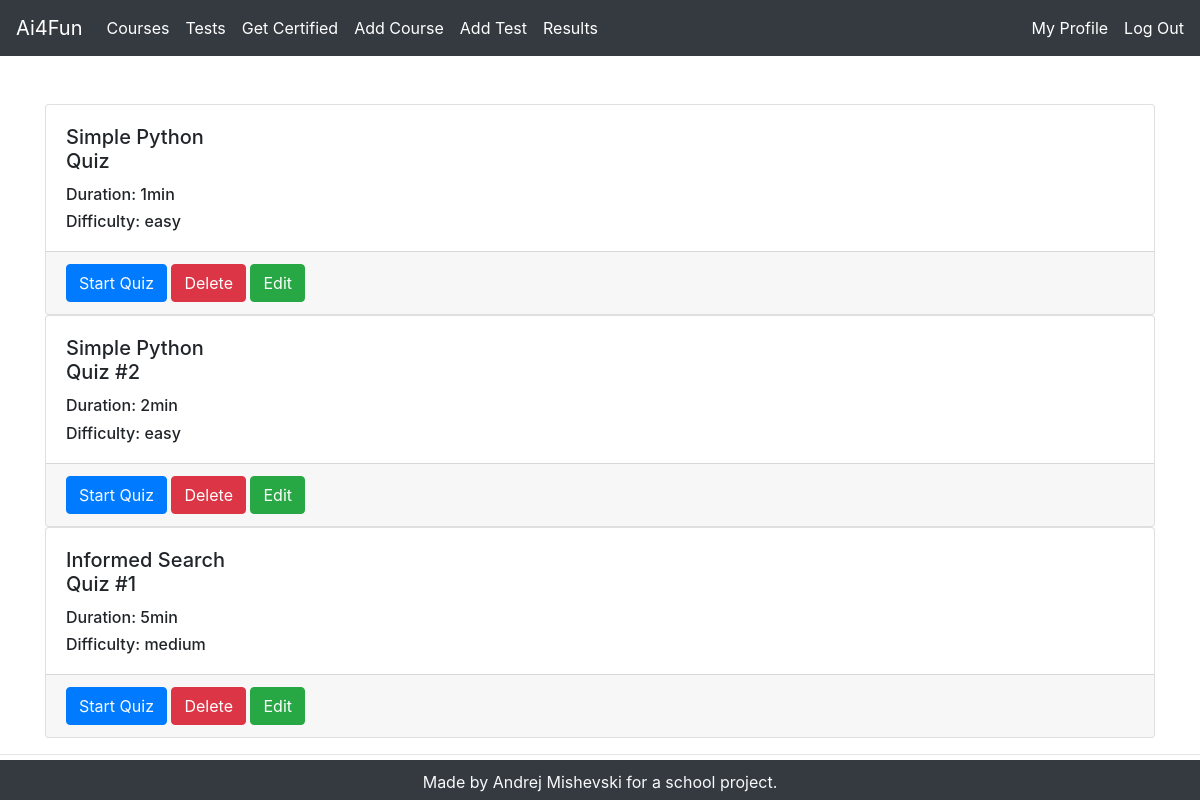
The page /tests (signed in) on the database as committed earlier.
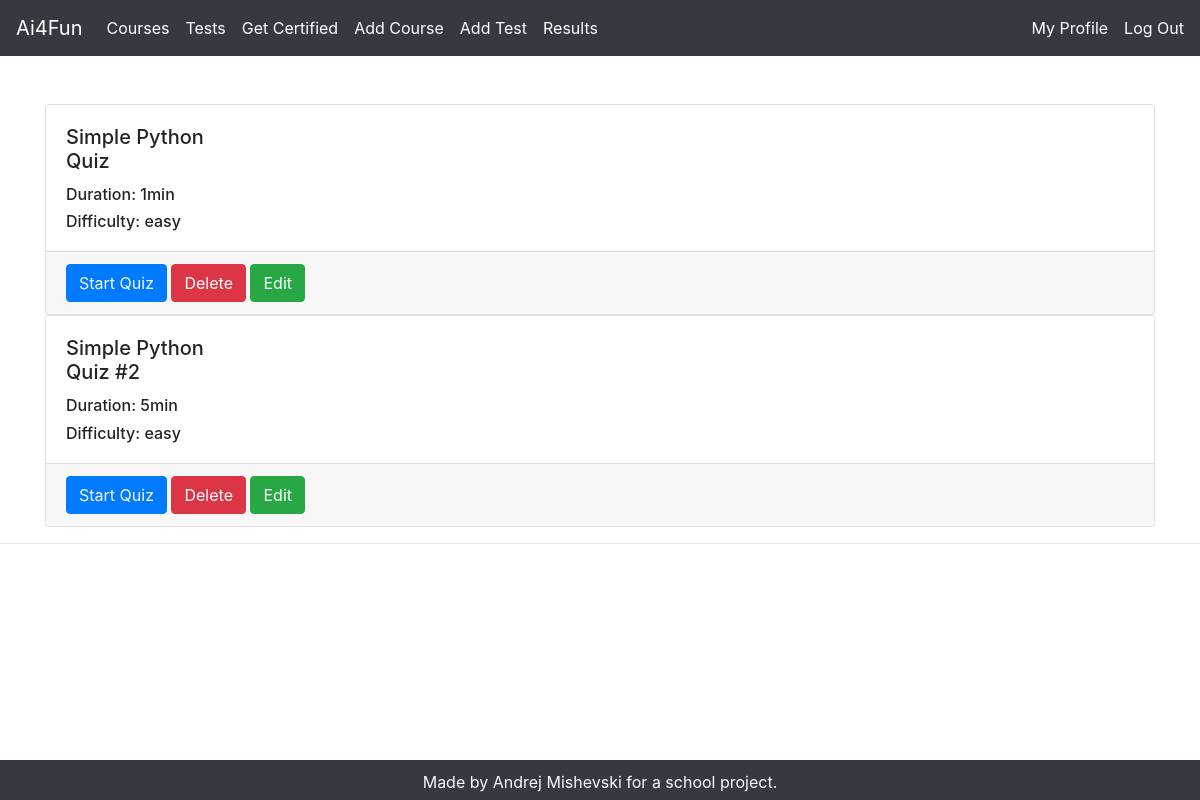
The same page on the database as committed later.
### quiz_module/models.py (models this page shows, shortened)
class Quiz(models.Model):
    name = models.CharField(max_length=120)
    topic = models.CharField(max_length=120)
    number_of_questions = models.IntegerField()
    time = models.IntegerField(help_text="duration of the quiz in minutes")
    required_score_to_pass = models.IntegerField(help_text="score in %")
    difficulty = models.CharField(max_length=6, choices=DIFF_CHOICES)
    class Meta:
        verbose_name_plural = 'Quizes'

### quiz_module/views.py (the view)
# urls.py: path('tests', tests_view, name='tests_view'),
def tests_view(request):
    if request.user.is_authenticated:
        queryset = Quiz.objects.all()
        context = {"quizes": queryset}
        return render(request, 'appPages/tests.html', context=context)
    else:
        return redirect('/signin')

### templates/appPages/tests.html (shortened to what this page needs)
{% extends "appPages/base.html" %}
{% block content %}
    <br>
  <div class="container pt-4">
      <div>
          {% for quiz in quizes %}
          <div>
              <div class="card">
                    <div class="card-body" style="width: 200px;">
                        <h5 class="card-title">{{ quiz.name }}</h5>
                        <h6 class="card-text">Duration: {{ quiz.time }}min</h6>
                        <h6 class="card-text">Difficulty: {{ quiz.difficulty }}</h6>
                     </div>
                  <div class="card-footer">
                      <button class="btn btn-primary" id="start-button">
                          <a class="text-light" href="tests/{{ quiz.pk }}/">Start Quiz</a></button>
                                             {%for group in request.user.groups.all %}
                        {% if group.name == 'Professor' %}
                    <a class="btn btn-danger" href="delete_test/{{ quiz.pk }}">Delete<span class="sr-only">(current)</span></a>
                    <a class="btn btn-success" href="edit_test/{{ quiz.pk }}">Edit<span class="sr-only">(current)</span></a>
            {% endif %}
        {% endfor %}
                  </div>
         </div>
      </div>
        {% endfor %}
      </div>
  </div>
 <hr>
{% endblock %}

### templates/appPages/base.html (shortened to what this page needs)
<!DOCTYPE html>
<html lang="en">
<head>
    <link rel="stylesheet" href="https://cdn.jsdelivr.net/npm/bootstrap@4.3.1/dist/css/bootstrap.min.css">
</head>
<body>
<nav class="navbar navbar-expand-lg navbar-light bg-dark text-white">
  <a class="navbar-brand text-white" href="/home">Ai4Fun</a>
  <div class="collapse navbar-collapse bg text-white" id="navbarSupportedContent">
    <ul class="navbar-nav mr-auto">
      <li class="nav-item active">
        <a class="nav-link text-white" href="/courses">Courses<span class="sr-only">(current)</span></a>
      </li>
      <li class="nav-item">
        <a class="nav-link text-white" href="/tests">Tests</a>
      </li>
      <li class="nav-item active">
        <a class="nav-link text-white" href="/certificate_test">Get Certified<span class="sr-only">(current)</span></a>
      </li>
    <li class="nav-item">
                {%for group in request.user.groups.all %}
            {% if group.name == 'Professor' %}
                     <a class="nav-link text-white" href="/add_course">Add Course<span class="sr-only">(current)</span></a>
            {% endif %}
        {% endfor %}
    </li>
       <li class="nav-item">
                {%for group in request.user.groups.all %}
            {% if group.name == 'Professor' %}
                     <a class="nav-link text-white" href="/add_test">Add Test<span class="sr-only">(current)</span></a>
            {% endif %}
        {% endfor %}
    </li>
        {%for group in request.user.groups.all %}
            {% if group.name == 'Professor' %}
                <li>
                    <a class="nav-link text-white" href="/results">Results<span class="sr-only">(current)</span></a>
                 </li>
            {% endif %}
        {% endfor %}
    </ul>
        {% if user.is_authenticated %}
    <ul class="nav navbar-nav navbar-right">
      <li><a href="/view_profile" class="text-white mr-3    "> My Profile</a></li>
      <li><a href="/signout" class="text-white"> Log Out</a></li>
    </ul>
      {% else %}
            <ul class="nav navbar-nav navbar-right">
      <li><a href="/signin" class="text-white"> Sign in</a></li>
    </ul>
            {% endif %}
  </div>
</nav>
{% block content %}
{% endblock %}
</body>
<div id="footer" class="bg-dark text-light text-center">
     <p> Made by Andrej Mishevski for a school project. </p>
</div>
</html>

Rows that differ between the two databases and show on the page:
removed Quiz: name "Informed Search Quiz #1", time "5", difficulty "medium"
changed Quiz "Simple Python Quiz #2": time "2" → "5"
